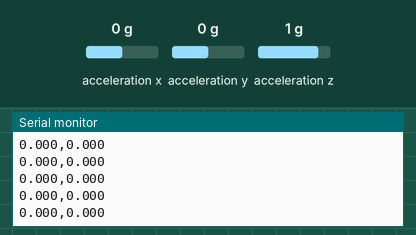
Recording of a sketch running on a simulated Arduino Uno, built with avr-gcc and run on an emulated ATmega328P. On the bench: the last lines printed to the serial monitor. Wiring (inferred from the names in the program): MPU-6050 motion sensor at I2C address 0x68; MPU-6050 motion sensor at I2C address 0x69. The test bench sets the inputs (shaded band); at power-on: acceleration x 0 g, acceleration y 0 g, acceleration z 1 g.

Above: at 1.9 s.
2.0 s: acceleration x set to -1.4 g
At 2.9 s:
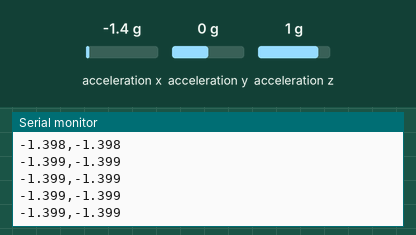
3.5 s: acceleration y set to -1.4 g
At 4.3 s:
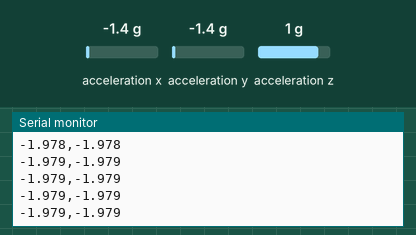
5.0 s: acceleration x set to -0.8 g
At 6.1 s:
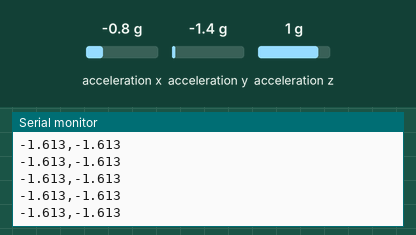
Timing chart, 0 to 8.0 s (numbered marks = the images above; inputs shaded):
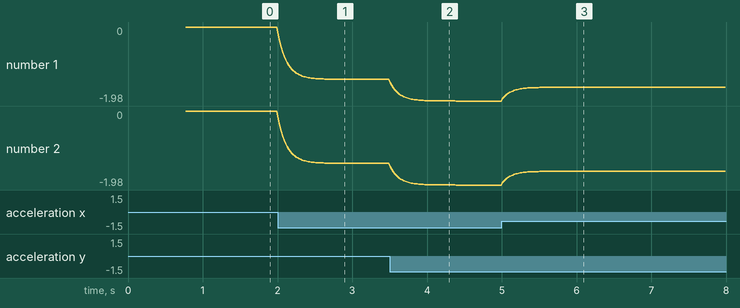

The sketch:

civil_seismic_mpu6050.ino
```cpp
/*
 ==============================================================================
  Civil Engineering Seismic Simulation — Arduino Uno R3 + MPU-6050 Interface
 ==============================================================================
  Compatible with:
    - Arduino Uno R3 (ATmega328P)
    - MPU-6050 (GY-521) 3-Axis Accelerometer & Gyroscope Sensor
    - Dual Sensor Mode: Building 1 (Without Damper) + Building 2 (With Damper)
    - Single Sensor Mode: Auto-fallback if only 1 MPU-6050 is detected

  Wiring Diagram for Arduino Uno R3:
  -------------------------------------------------------------
  MPU-6050 #1 (Building 1 - Without Damper):
    - VCC  --> Arduino 5V (or 3.3V)
    - GND  --> Arduino GND
    - SCL  --> Arduino A5 (or dedicated SCL pin near AREF)
    - SDA  --> Arduino A4 (or dedicated SDA pin near AREF)
    - AD0  --> Arduino GND (Sets I2C Address to 0x68)
    - INT  --> Not connected (optional)

  MPU-6050 #2 (Building 2 - With Tuned Mass Damper) [OPTIONAL]:
    - VCC  --> Arduino 5V (or 3.3V)
    - GND  --> Arduino GND
    - SCL  --> Arduino A5 (shared bus)
    - SDA  --> Arduino A4 (shared bus)
    - AD0  --> Arduino 5V or 3.3V (Sets I2C Address to 0x69)

  Serial Output Format:
    "<withoutDamper_g>,<withDamper_g>\n"
    e.g.: "0.452,0.141"
    Baud Rate: 115200 (or 9600)
 ==============================================================================
*/

#include <Wire.h>

// I2C Addresses for MPU-6050
const uint8_t MPU_ADDR_1 = 0x68; // Sensor 1 (AD0 -> GND)
const uint8_t MPU_ADDR_2 = 0x69; // Sensor 2 (AD0 -> VCC)

// Registers
const uint8_t REG_PWR_MGMT_1   = 0x6B;
const uint8_t REG_ACCEL_CONFIG = 0x1C;
const uint8_t REG_ACCEL_XOUT_H = 0x3B;

// Accelerometer Sensitivity for +/- 2g range (16384 LSB/g)
const float ACCEL_SCALE = 16384.0;

bool sensor1_ok = false;
bool sensor2_ok = false;

// Calibration Offsets (measured on stationary startup)
float offset1_x = 0, offset1_y = 0, offset1_z = 0;
float offset2_x = 0, offset2_y = 0, offset2_z = 0;

// Low-pass filter smoothing factor (0.0 to 1.0)
const float ALPHA = 0.85;
float filtered1 = 0.0;
float filtered2 = 0.0;

// Initialize MPU-6050 at specified I2C address
bool initMPU(uint8_t addr) {
  Wire.beginTransmission(addr);
  byte error = Wire.endTransmission();
  if (error != 0) {
    return false; // Device not found on I2C bus
  }

  // Wake up device (clear SLEEP bit in PWR_MGMT_1)
  Wire.beginTransmission(addr);
  Wire.write(REG_PWR_MGMT_1);
  Wire.write(0x00);
  if (Wire.endTransmission() != 0) return false;

  delay(10);

  // Set Accelerometer to +/- 2g (0x00)
  Wire.beginTransmission(addr);
  Wire.write(REG_ACCEL_CONFIG);
  Wire.write(0x00); // +/- 2g range
  if (Wire.endTransmission() != 0) return false;

  return true;
}

// Read raw accelerometer values from MPU-6050
bool readAccel(uint8_t addr, float &ax, float &ay, float &az) {
  Wire.beginTransmission(addr);
  Wire.write(REG_ACCEL_XOUT_H);
  if (Wire.endTransmission(false) != 0) return false;

  Wire.requestFrom((int)addr, 6, (int)true);
  if (Wire.available() < 6) return false;

  int16_t raw_x = (Wire.read() << 8) | Wire.read();
  int16_t raw_y = (Wire.read() << 8) | Wire.read();
  int16_t raw_z = (Wire.read() << 8) | Wire.read();

  ax = (float)raw_x / ACCEL_SCALE;
  ay = (float)raw_y / ACCEL_SCALE;
  az = (float)raw_z / ACCEL_SCALE;
  return true;
}

// Calibrate sensor resting baseline
void calibrateSensors() {
  const int SAMPLES = 60;
  float sum1_x = 0, sum1_y = 0, sum1_z = 0;
  float sum2_x = 0, sum2_y = 0, sum2_z = 0;
  float ax, ay, az;

  for (int i = 0; i < SAMPLES; i++) {
    if (sensor1_ok && readAccel(MPU_ADDR_1, ax, ay, az)) {
      sum1_x += ax; sum1_y += ay; sum1_z += az;
    }
    if (sensor2_ok && readAccel(MPU_ADDR_2, ax, ay, az)) {
      sum2_x += ax; sum2_y += ay; sum2_z += az;
    }
    delay(10);
  }

  if (sensor1_ok) {
    offset1_x = sum1_x / SAMPLES;
    offset1_y = sum1_y / SAMPLES;
    offset1_z = sum1_z / SAMPLES;
  }
  if (sensor2_ok) {
    offset2_x = sum2_x / SAMPLES;
    offset2_y = sum2_y / SAMPLES;
    offset2_z = sum2_z / SAMPLES;
  }
}

void setup() {
  // Start high-speed serial for real-time seismic streaming
  Serial.begin(115200);
  while (!Serial && millis() < 2000); // Wait for serial port on USB

  Wire.begin();
  Wire.setClock(400000); // 400kHz Fast I2C mode for low latency

  delay(100);

  // Probe and initialize sensor 1 (0x68) and sensor 2 (0x69)
  sensor1_ok = initMPU(MPU_ADDR_1);
  sensor2_ok = initMPU(MPU_ADDR_2);

  // Calibrate zero-g offsets while stationary
  calibrateSensors();
}

void loop() {
  static unsigned long lastSampleTime = 0;
  unsigned long now = millis();

  // Sample at 50 Hz (every 20 ms)
  if (now - lastSampleTime >= 20) {
    lastSampleTime = now;

    float ax1 = 0, ay1 = 0, az1 = 0;
    float ax2 = 0, ay2 = 0, az2 = 0;
    float reading1 = 0.0;
    float reading2 = 0.0;

    // Read Sensor 1 (Without Damper)
    if (sensor1_ok && readAccel(MPU_ADDR_1, ax1, ay1, az1)) {
      // Subtract resting gravity/offset to get dynamic horizontal sway acceleration
      float dx = ax1 - offset1_x;
      float dy = ay1 - offset1_y;
      // Resultant dynamic horizontal vibration (in g)
      reading1 = sqrt(dx * dx + dy * dy);

      // Preserve directional tilt polarity (using primary X axis)
      if (dx < 0) reading1 = -reading1;
    } else if (!sensor1_ok) {
      // Re-try initialization if disconnected
      sensor1_ok = initMPU(MPU_ADDR_1);
    }

    // Read Sensor 2 (With Damper) if connected
    if (sensor2_ok && readAccel(MPU_ADDR_2, ax2, ay2, az2)) {
      float dx = ax2 - offset2_x;
      float dy = ay2 - offset2_y;
      reading2 = sqrt(dx * dx + dy * dy);
      if (dx < 0) reading2 = -reading2;
    } else {
      // If Sensor 2 is not physically connected, apply simulated damper attenuation
      // to Sensor 1's real reading (60% reduction with counter-phase damping)
      // This allows single MPU-6050 users to test both buildings immediately!
      reading2 = reading1 * 0.38;

      // Periodically check if Sensor 2 was plugged in
      if ((now % 2000) < 25) {
        sensor2_ok = initMPU(MPU_ADDR_2);
      }
    }

    // Exponential smoothing filter to eliminate high-frequency acoustic noise
    filtered1 = (ALPHA * filtered1) + ((1.0 - ALPHA) * reading1);
    filtered2 = (ALPHA * filtered2) + ((1.0 - ALPHA) * reading2);

    // Stream CSV format expected by Civil Simulation Web App:
    // <WithoutDamper_g>,<WithDamper_g>
    Serial.print(filtered1, 3);
    Serial.print(",");
    Serial.println(filtered2, 3);
  }
}
```

Measured:
- after the input at 2.0 s, the serial monitor: prints a new line at once (image 1)
- after the input at 3.5 s, the serial monitor: prints a new line at once (image 2)
- after the input at 5.0 s, the serial monitor: prints a new line at once (image 3)
- plotted number 1: 0 → -1.4 after the input at 2.0 s, -1.4 → -1.98 after the input at 3.5 s, -1.98 → -1.61 after the input at 5.0 s
- plotted number 2: 0 → -1.4 after the input at 2.0 s, -1.4 → -1.98 after the input at 3.5 s, -1.98 → -1.61 after the input at 5.0 s
